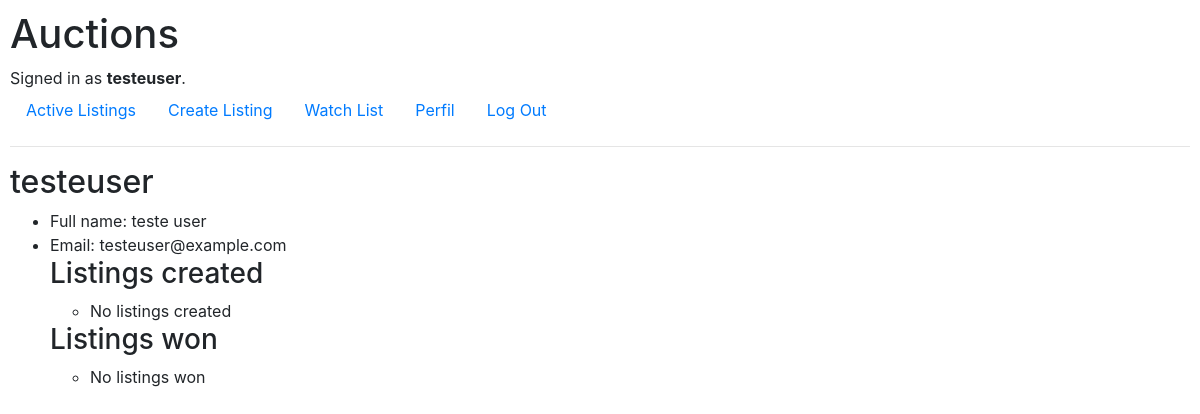
The page /user/3 (signed in) on the database as committed earlier.
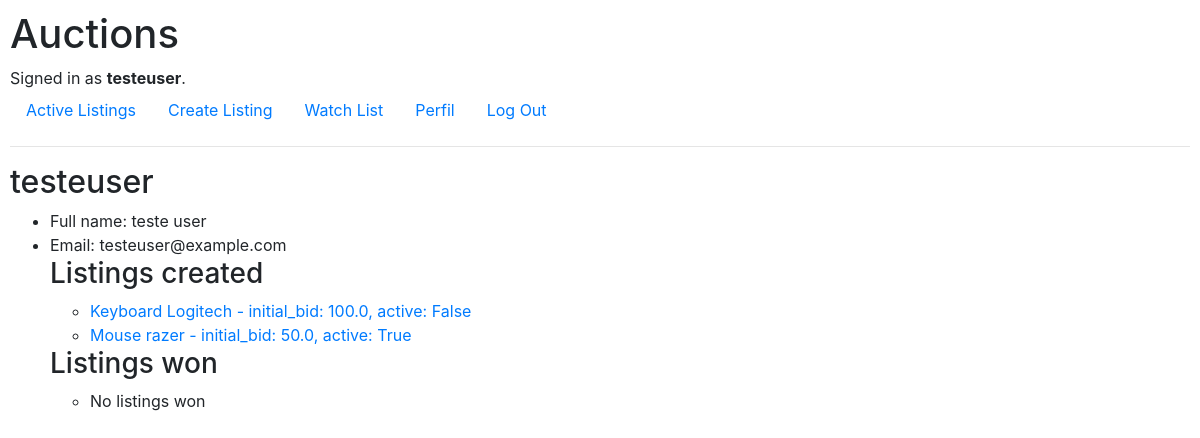
The same page on the database as committed later.
### auctions/models.py (models this page shows)
class Listing(models.Model):
    title = models.CharField(max_length=64)
    description = models.TextField()
    initial_bid = models.FloatField()
    image_url = models.TextField(null=True, blank=True)
    category = models.CharField(max_length=64, null=True, blank=True)
    owner_user = models.ForeignKey(User, on_delete=models.CASCADE, related_name="listings")
    active = models.BooleanField(default=True)
    winner_bid = models.DecimalField(max_digits=12, blank=True, null=True, decimal_places=2)
    winner_user = models.ForeignKey(User, blank=True, null=True, related_name="listings_won", on_delete=models.SET_NULL)
    def __str__(self):
        return f"{self.title} - initial_bid: {self.initial_bid}, active: {self.active}"

### auctions/views.py (the view)
# urls.py: path("user/<int:user_id>", views.get_user, name="get_user"),
@login_required()
def get_user(request, user_id):
    user = User.objects.get(pk=user_id)
    listings_created = user.listings.all()
    listings_won = user.listings_won.all()
    return render(request, "auctions/user-page.html", {
        "user" : user,
        "listings_created" : listings_created,
        "listings_won" : listings_won
    })

### auctions/templates/auctions/user-page.html (shortened to what this page needs)
{% extends 'auctions/layout.html' %}
{% block body %}
    <h2>{{ user.username }}</h2>
    <ul>
        <li>Full name: {{ user.first_name }} {{ user.last_name }}</li>
        <li>Email: {{ user.email }}</li>
        {% if request.user != user %}
            <h3>Listings created: {{ listings_created.count|default:0 }}</h3>
            <h3>Listings won: {{ listings_won.count|default:0 }}</h3>
        {% else %}
        <h3>Listings created</h3>
            <ul>
            {% if listings_created %}
                {% for listing in listings_created %}
                    <li>
                        <a href="{% url 'get_listing' listing.id %}">{{ listing }}</a>
                    </li>
                {% endfor %}
            {% else %}
            <li>No listings created</li>
            {% endif %}
            </ul>
        <h3>Listings won</h3>
            <ul>
            {% if listings_won %}
                {% for listing_won in listings_won %}
                    <li>
                        <a href="{% url 'get_listing_inactive' listing_won.id %}">{{ listing_won }}</a>
                    </li>
                {% endfor %}
            {% else %}
            <li>No listings won</li>
            {% endif %}
            </ul>
        {% endif %}
    </ul>
{% endblock %}

Rows that differ between the two databases and show on the page:
added Listing: title+initial_bid+active "Keyboard Logitech - initial_bid: 100.0, active: False"
added Listing: title+initial_bid+active "Mouse razer - initial_bid: 50.0, active: True"
Other text that changed with them:
text no longer shown: "No listings created"
